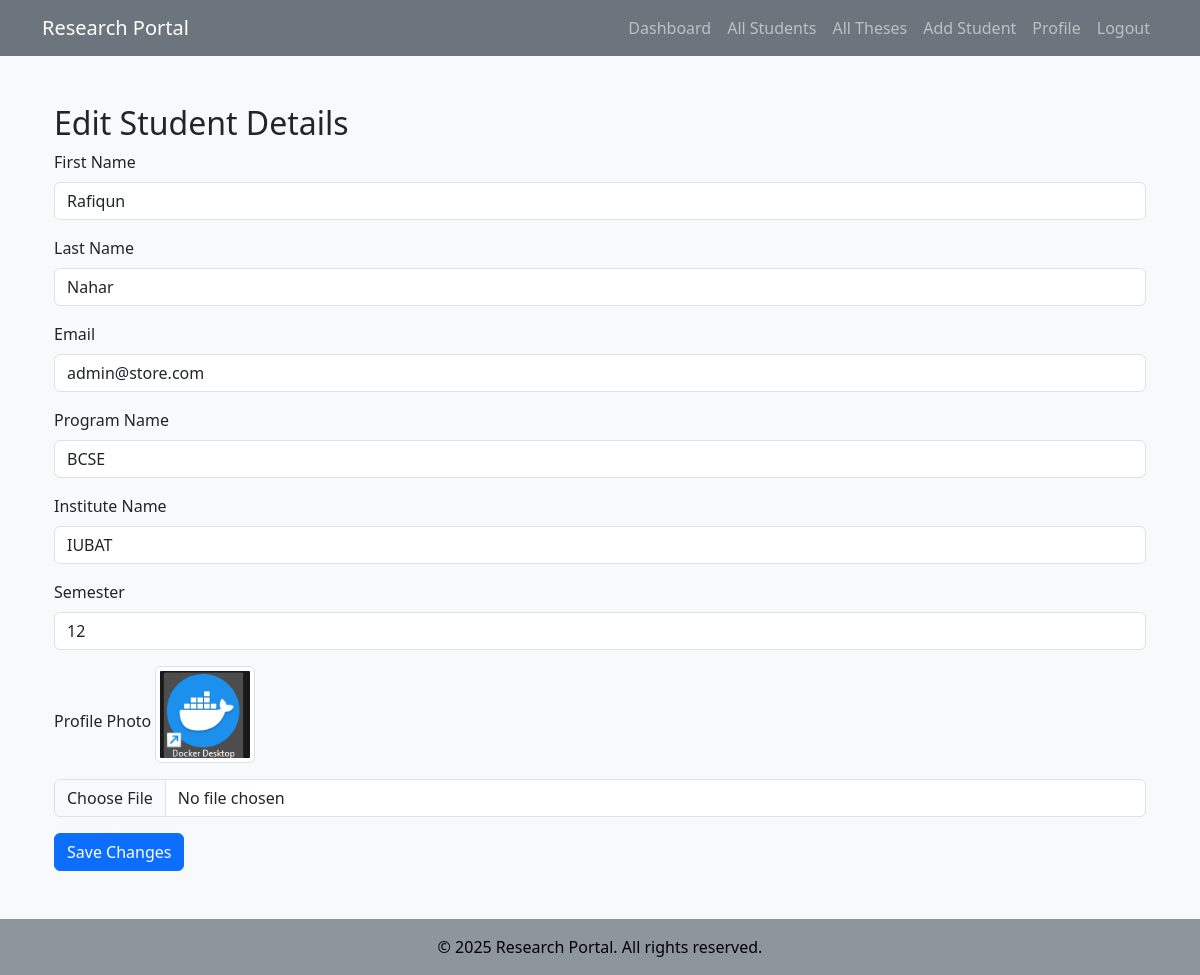
/research_portal/update_student.php?id=1 (signed in), run on the app's committed database.
### tables this page shows
CREATE TABLE IF NOT EXISTS `users` (
  `id` int NOT NULL AUTO_INCREMENT,
  `first_name` varchar(50) NOT NULL,
  `last_name` varchar(50) NOT NULL,
  `email` varchar(100) NOT NULL,
  `password` varchar(255) NOT NULL,
  `city` varchar(50) DEFAULT NULL,
  `country` varchar(50) DEFAULT NULL,
  `program_name` varchar(100) DEFAULT NULL,
  `institute_name` varchar(100) DEFAULT NULL,
  `role` enum('student','faculty') NOT NULL,
  `profile_picture` varchar(255) DEFAULT NULL,
  `created_at` timestamp NULL DEFAULT CURRENT_TIMESTAMP,
  `profile_photo` varchar(255) DEFAULT NULL,
  `semester` varchar(50) DEFAULT NULL,
  `designation` varchar(100) DEFAULT NULL,
  `department` varchar(100) DEFAULT NULL,
  `registered_at` timestamp NULL DEFAULT CURRENT_TIMESTAMP,
  PRIMARY KEY (`id`),
  UNIQUE KEY `email` (`email`)
);

### research_portal/update_student.php (the view, shortened to what this page needs)
<?php
require_once 'includes/config.php';
include 'includes/header.php';
$student_id = $_GET['id'] ?? null;
$sql = "SELECT * FROM users WHERE id = $student_id AND role = 'student'";
$result = $connection->query($sql);
if ($result && $result->num_rows === 1) {
    $student = $result->fetch_assoc();
} else {
    echo "<div class='alert alert-danger'>Student not found.</div>";
    include 'includes/footer.php';
    exit;
}
?>
<div class="container">
    <h2>Edit Student Details</h2>
    <form method="POST" action="update_student.php?id=<?php echo $student_id; ?>" enctype="multipart/form-data">
        <div class="mb-3">
            <label for="first_name" class="form-label">First Name</label>
            <input type="text" name="first_name" id="first_name" class="form-control" value="<?php echo htmlspecialchars($student['first_name']); ?>" required>
        </div>
        <div class="mb-3">
            <label for="last_name" class="form-label">Last Name</label>
            <input type="text" name="last_name" id="last_name" class="form-control" value="<?php echo htmlspecialchars($student['last_name']); ?>" required>
        </div>
        <div class="mb-3">
            <label for="email" class="form-label">Email</label>
            <input type="email" name="email" id="email" class="form-control" value="<?php echo htmlspecialchars($student['email']); ?>" required>
        </div>
        <div class="mb-3">
            <label for="program_name" class="form-label">Program Name</label>
            <input type="text" name="program_name" id="program_name" class="form-control" value="<?php echo htmlspecialchars($student['program_name']); ?>" required>
        </div>
        <div class="mb-3">
            <label for="institute_name" class="form-label">Institute Name</label>
            <input type="text" name="institute_name" id="institute_name" class="form-control" value="<?php echo htmlspecialchars($student['institute_name']); ?>" required>
        </div>
        <div class="mb-3">
            <label for="semester" class="form-label">Semester</label>
            <input type="text" name="semester" id="semester" class="form-control" value="<?php echo htmlspecialchars($student['semester']); ?>">
        </div>
        <div class="mb-3">
            <label for="profile_photo" class="form-label">Profile Photo</label>
            <?php if (!empty($student['profile_photo'])): ?>
                <img src="<?php echo htmlspecialchars($student['profile_photo']); ?>" alt="Profile Photo" class="img-thumbnail mb-3" style="max-width: 100px;">
            <?php endif; ?>
            <input type="file" name="profile_photo" id="profile_photo" class="form-control">
        </div>
        <button type="submit" class="btn btn-primary">Save Changes</button>
    </form>
</div>
<?php include 'includes/footer.php'; ?>

### data on the page
users: first_name "Rafiqun", last_name "Nahar", email "admin@store.com", program_name "BCSE", institute_name "IUBAT", semester "12", profile_photo (picture)
